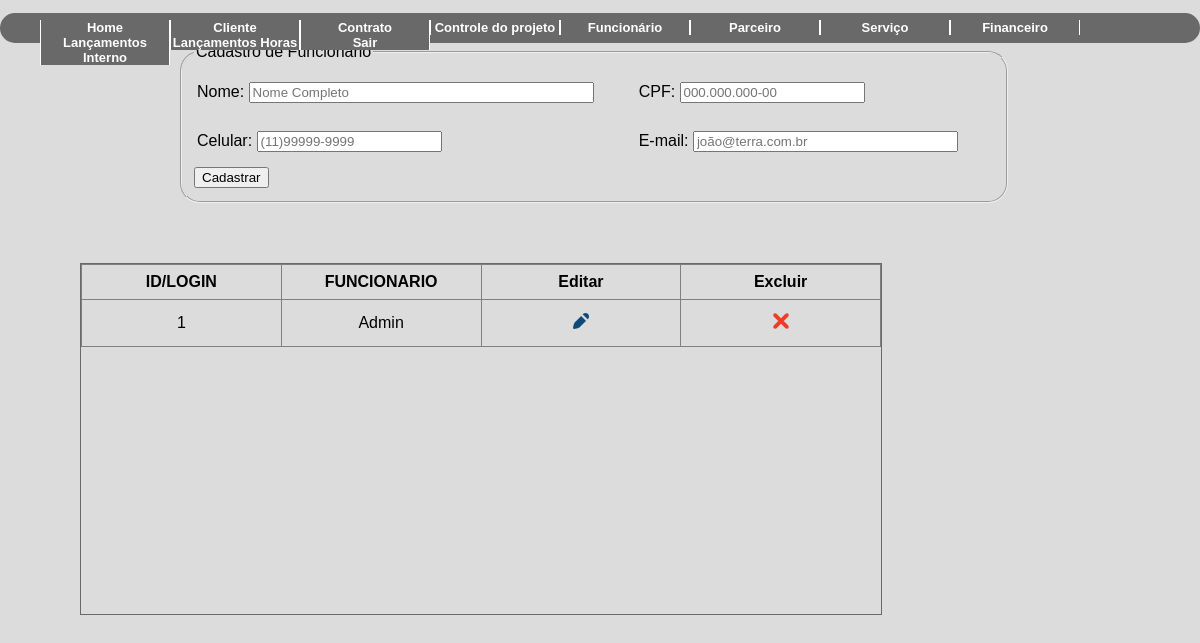
The app's page /funcionario.php (signed in), older data.
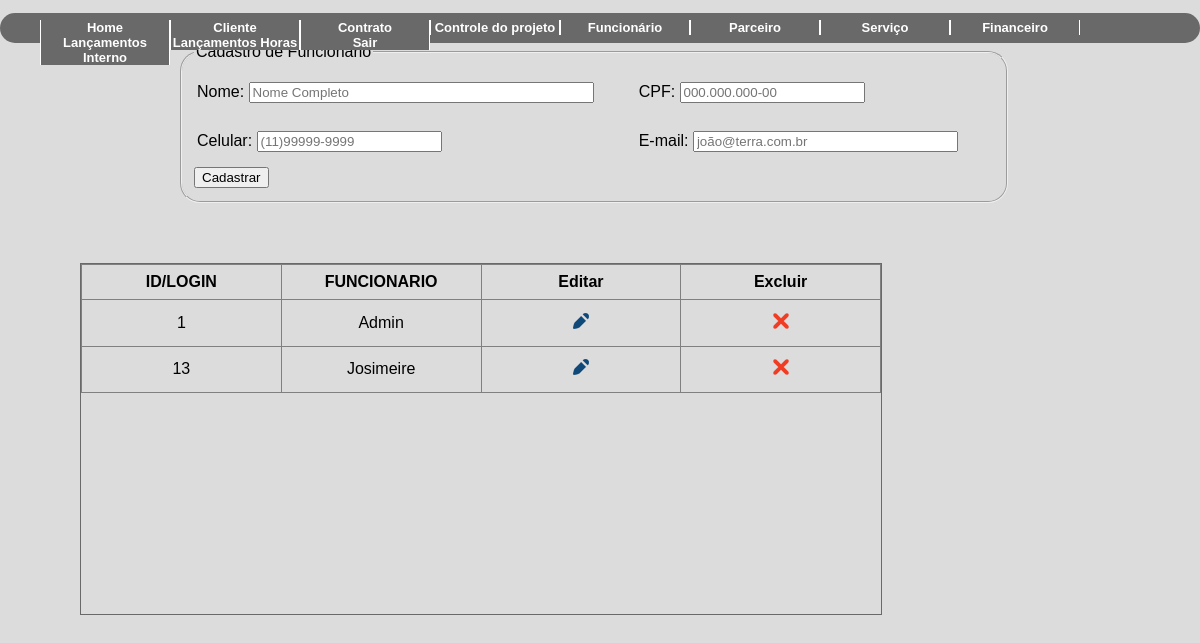
The same page, newer data.
### tables this page shows
CREATE TABLE IF NOT EXISTS `funcionario` (
  `ID` int(11) NOT NULL AUTO_INCREMENT,
  `NOME` varchar(50) NOT NULL,
  `CPF` varchar(11) NOT NULL,
  `EMAIL` varchar(50) DEFAULT NULL,
  `CELULAR` char(11) DEFAULT NULL,
  PRIMARY KEY (`ID`)
);

### classes/funcoes.class.php (called while the page is built, shortened)
<?php
class funcoes{
    public function tratarCaracter($vlr, $tipo){
        switch($tipo){
            case 1: $rst = utf8_decode($vlr); break;
            case 2: $rst = htmlentities($vlr, ENT_QUOTES, "ISO-8859-1"); break;
        }
        return $rst;
    }
}
?>

### classes/funcionario.class.php (called while the page is built, shortened)
<?php
require_once 'Conexao.class.php';
require_once 'funcoes.class.php';
class Funcionario{
    public function __construct(){
        $this->con = new conexao();
    }
    public function querySeleciona(){
        try{
            $cst = $this->con->conect()->prepare("SELECT * FROM `funcionario`");
            $cst->execute();
            return $cst->fetchAll();
        }catch(PDOException $ex){
            return 'error'.$ex->getMessage();
        }
    }
}
?>

### classes/Conexao.class.php (called while the page is built)
<?php
class conexao{
    private $usuario;
    private $senha;
    private $banco;
    private $servidor;
    private static $pdo;
    public function __construct(){
        $this->servidor = "localhost";
        $this->banco = "teste2";
        $this->usuario =  "root";
        $this->senha = "";
    }
    public function conect(){
        try{
            if(is_null(self::$pdo)){
                self::$pdo = new PDO("mysql:host=".$this->servidor.";dbname=".$this->banco, $this->usuario, $this->senha);
            }
            return self::$pdo;
        } catch (PDOException $ex) {
			echo $ex->getMessage();
        }
    }
}
?>

### funcionario.php (the view, shortened to what this page needs)
<?php
    require_once 'classes/funcoes.class.php';
    require_once 'classes/funcionario.class.php';
    $objFc = new Funcoes();
    $objfn = new Funcionario();
?>
<!DOCTYPE html>
<html lang="pt-br">
<head>
    <link rel="stylesheet" type="text/css" href="Style/style3.css" />
</head>
<body>
<nav>
        <div >
           <?php include_once("header.php"); ?>
        </div>
</nav>
<div style="height:140px;">
            <fieldset id="contato" style="margin: 10px; height:100%;  float:left; margin-top: 0px;  width:300px; border-radius:20px 20px 20px 20px ">
                <legend>Cadastro de Funcionario</legend>
                <form method = "POST">
                <table ALIGN="left" height="100px" ; width="800px" ;>
                    <tr>
                        <td><label for="nomefuncionario">Nome: </label><input type="text" name="nome" id="funcionario"  value="<?=$objFc->tratarCaracter((isset($func['NOME']))?($func['NOME']):(''), 2)?>" size="40" placeholder="Nome Completo" /></td>
                        <td><label for="cpffuncionario">CPF: </label><input type="number" name="cpf" id="cpf" size="14" value="<?=$objFc->tratarCaracter((isset($func['CPF']))?($func['CPF']):(''), 2)?>" maxlength="9" placeholder="000.000.000-00" /></td>
                    </tr>
                    <tr>
                        <td><label for="cCel">Celular: </label><input type="number" name="cel" id="cCel" size="11"      value="<?=$objFc->tratarCaracter((isset($func['CELULAR']))?($func['CELULAR']):(''), 2)?>" maxlength="11" placeholder="(11)99999-9999" /></td>
                        <td><label for="cMail">E-mail: </label><input type="text" name="email" id="cMail" size="30"    value="<?=$objFc->tratarCaracter((isset($func['EMAIL']))?($func['EMAIL']):(''), 2)?>" maxlength="30" placeholder="joão@terra.com.br" /></td>
                    </tr>
                </table>
                <div class="botao6">
            <input type="submit" name="<?=(isset($_GET['acao']) == 'edit')?('btAlterar'):('btCadastrar')?>" value="<?=(isset($_GET['acao']) == 'edit')?('Alterar'):('Cadastrar')?>">
            </form>
            </fieldset>
        </div>
        <div class="scroll">
        <table border="1">
            <thead>
                <tr>
                <th>ID/LOGIN</th>
                <th>FUNCIONARIO</th>
                <th>Editar</th>
                <th>Excluir</th>
                </tr>
            </thead>
            <tbody>
                <?php foreach($objfn->querySeleciona() as $rst){ ?>
                <tr>
                    <td> <?php echo ($objFc->tratarCaracter($rst['ID'], 1)) ?> </td>
                    <td> <?php echo ($objFc->tratarCaracter($rst['NOME'], 2)) ?> </td>
                    <td><div class="editar"><a href="funcionario.php?acao=edit&func=<?php echo $rst['ID'] ?>" title="Editar dados"> <img src="img/ico-editar.png" width="16" height="16" alt="Editar"> </a></div>  </td>
                    <td> <div class="excluir"><a href="?acao=delet&func=<?=$objFc->tratarCaracter($rst['ID'], 1)?>" title="Excluir esse dado"><img src="img/ico-excluir.png" width="16" height="16" alt="Excluir"></a></div> </td>
                </tr>
                <?php } ?>
        </table>
    </div>
</body>
</html>

### header.php (shortened to what this page needs)
<!DOCTYPE html>
<html lang="pt-br">
<head>
    <link rel="stylesheet" type="text/css" href="style/style.css">
</head>
<header>
<div id="menu">
        <ul>
            <li><a href="Home.php">Home</a></li>
            <li><a href="consultacliente.php">Cliente</a></li>
            <li><a href="consultacontrato.php">Contrato</a></li>
            <li><a href="controleprojeto.php">Controle do projeto</a></li>
            <li><a href="funcionario.php">Funcionário</a></li>
            <li><a href="cadastrar_parceiro">Parceiro</a></li>
            <li><a href="servico.php">Serviço</a></li>
            <li><a href="financeiro.php"> Financeiro </a></li>
            <li><a href="escritorio.php"> Lançamentos Interno </a></li>
            <li><a href="consultacontratohora.php"> Lançamentos Horas </a></li>
            <li><a href="sair.php"> Sair </a></li>
        </ul>
</div>
</header>
</html>

### Style/style3.css (style rules this page uses)
html { width: 100%; height: 100% }
body { margin: 0; background-color: #DCDCDC; font-family: 'Trebuchet MS', 'Lucida Sans Unicode', 'Lucida Grande', 'Lucida Sans', Arial, sans-serif }
.scroll { overflow: scroll; overflow: auto; border: solid 1px #696969; width: 800px; height: 300px; margin: 80px; width: 800px; height: 350px; }
.scroll table { width: 100%; table-layout: fixed; text-align: center; border-collapse: collapse; }
.scroll table tr th { padding: .5em; margin: 0; text-align: center; }
.scroll table td { padding: .8em; }

### Style/style.css (style rules this page uses)
#menu { margin: 0; padding: 0; }
body { background-color: #DCDCDC; }
#menu { width: 100%; height: 30px; background-color: #696969; font-family: arial; font-size: 13px; border-radius:20px 20px 20px 20px; }
#menu ul { list-style: none; position: relative; top: 7px; }
#menu ul li { width: 130px; float: left; }
#menu a { margin: 0px; padding:0px; display: block; text-decoration: none; text-align: center; background: #696969; color: #ffffff; font-weight: bold; border: 1px solid #ffffff; border-top:0; border-bottom: 0; }

Row changes from the older to the newer data that the page shows:
added funcionario: ID "13", NOME "Josimeire"
